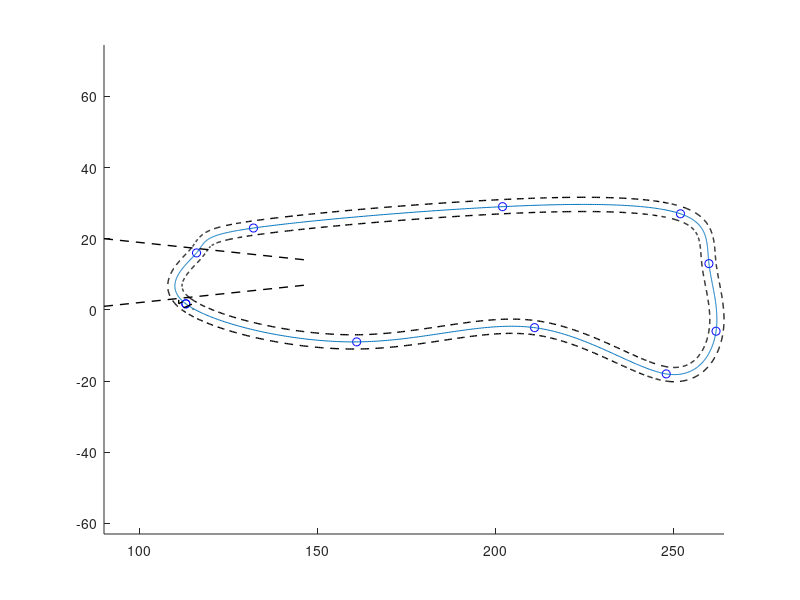

The MATLAB source for this figure:
clear;
clc;
global N l_v 
N=1;
l_v=5;
ts=0.01;

v_max=2;
k1=1;

rs=0.25;
ra=0.6;

width=2;
EncirclePoint=[113,1.7;161,-9;211,-5;248,-18;262,-6;260,13;252,27;202,29;132,23;116,16;113,1.7];
EncirclePoint_x=EncirclePoint(:,1);
EncirclePoint_y=EncirclePoint(:,2);
k=length(EncirclePoint_x);
xx=csape(1:k,EncirclePoint_x,'periodic');
yy=csape(1:k,EncirclePoint_y,'periodic');
curve_x=ppval(xx,linspace(1,k,100*k));
curve_y=ppval(yy,linspace(1,k,100*k));
p_radius=[curve_x;curve_y]';
nc=zeros(length(p_radius(:,1)),2);
for i=1:length(p_radius(:,1))-1
    nc(i,:)=(p_radius(i+1,:)-p_radius(i,:))/norm(p_radius(i+1,:)-p_radius(i,:));
end
nc(end,:)=(p_radius(1,:)-p_radius(end,:))/norm(p_radius(1,:)-p_radius(end,:));
rot1=[0 -1;1 0]; %逆时针90度
rot2=[0 1;-1 0]; %顺时针90度
p_left_encircle=zeros(length(p_radius(:,1)),2);
p_right_encircle=zeros(length(p_radius(:,1)),2);
for i=1:length(p_radius(:,1))
    p_left_encircle(i,:)=p_radius(i,:)+width*(rot1*nc(i,:)')';%p_left是该点前进方向垂直正90度的点，距离有最大限制
    p_right_encircle(i,:)=p_radius(i,:)+width*(rot2*nc(i,:)')';%p_right是该点前进方向垂直正90度的点，距离有最大限制
end
tunnel_left  =[90,20;147,14];
tunnel_right=[90,1;147,7];
p_target=[200,10];

figure(1)
hold on;
axis equal
plot(EncirclePoint_x,EncirclePoint_y,'bo',curve_x,curve_y);
plot([p_left_encircle(:,1);p_left_encircle(end,1)],[p_left_encircle(:,2);p_left_encircle(1,2)],'k--','Linewidth',1);
plot([p_right_encircle(:,1);p_right_encircle(end,1)],[p_right_encircle(:,2);p_right_encircle(1,2)],'k--','Linewidth',1);
plot(tunnel_left(:,1),tunnel_left(:,2),'k--','Linewidth',1);
plot(tunnel_right(:,1),tunnel_right(:,2),'k--','Linewidth',1);

% % figure(2)
% % set(gcf,'unit','centimeters','position',[1,1,18,18]);
% for i=1:50:length(Pcur.data(1,1,:))
%     hold on;
%     axis([-40,80,-40,40]);
%     axis equal
%     for j=1:N
%         mycircle_target(p_target_v.data(i,1:2),ra);
%         %plot(p_target.data(:,1,i),p_target.data(:,2,i),'k','Linewidth',0.5);
%         plot([p_left_v.data(:,1,i);p_left_v.data(end,1,i)],[p_left_v.data(:,2,i);p_left_v.data(1,2,i)],'k--','Linewidth',1);
%         plot([p_right_v.data(:,1,i);p_right_v.data(end,1,i)],[p_right_v.data(:,2,i);p_right_v.data(1,2,i)],'k--','Linewidth',1);
%         mycircle_r(Pcur.data(j,1:2,i),rs);
%         mycircle_b(Pcur.data(j,1:2,i),ra);
% %         for k=1:length(obstacle(:,1))
% %             mycircle_obstacle(obstacle(k,1:2),obstacle(k,3))
% %         end
%     end
%     pause(0.005);    
%     hold off
%     plot(0,0);
% end





